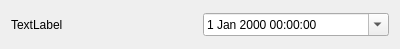
<?xml version="1.0" encoding="UTF-8"?>
<ui version="4.0">
 <class>DateTimePropertyWidget</class>
 <widget class="QWidget" name="DateTimePropertyWidget">
  <property name="geometry">
   <rect>
    <x>0</x>
    <y>0</y>
    <width>400</width>
    <height>49</height>
   </rect>
  </property>
  <property name="windowTitle">
   <string>Form</string>
  </property>
  <layout class="QHBoxLayout" name="horizontalLayout">
   <item>
    <widget class="QLabel" name="captionLabel">
     <property name="text">
      <string>TextLabel</string>
     </property>
    </widget>
   </item>
   <item>
    <widget class="QDateTimeEdit" name="dateTimeEdit">
     <property name="calendarPopup">
      <bool>true</bool>
     </property>
    </widget>
   </item>
  </layout>
 </widget>
 <resources/>
 <connections/>
</ui>
